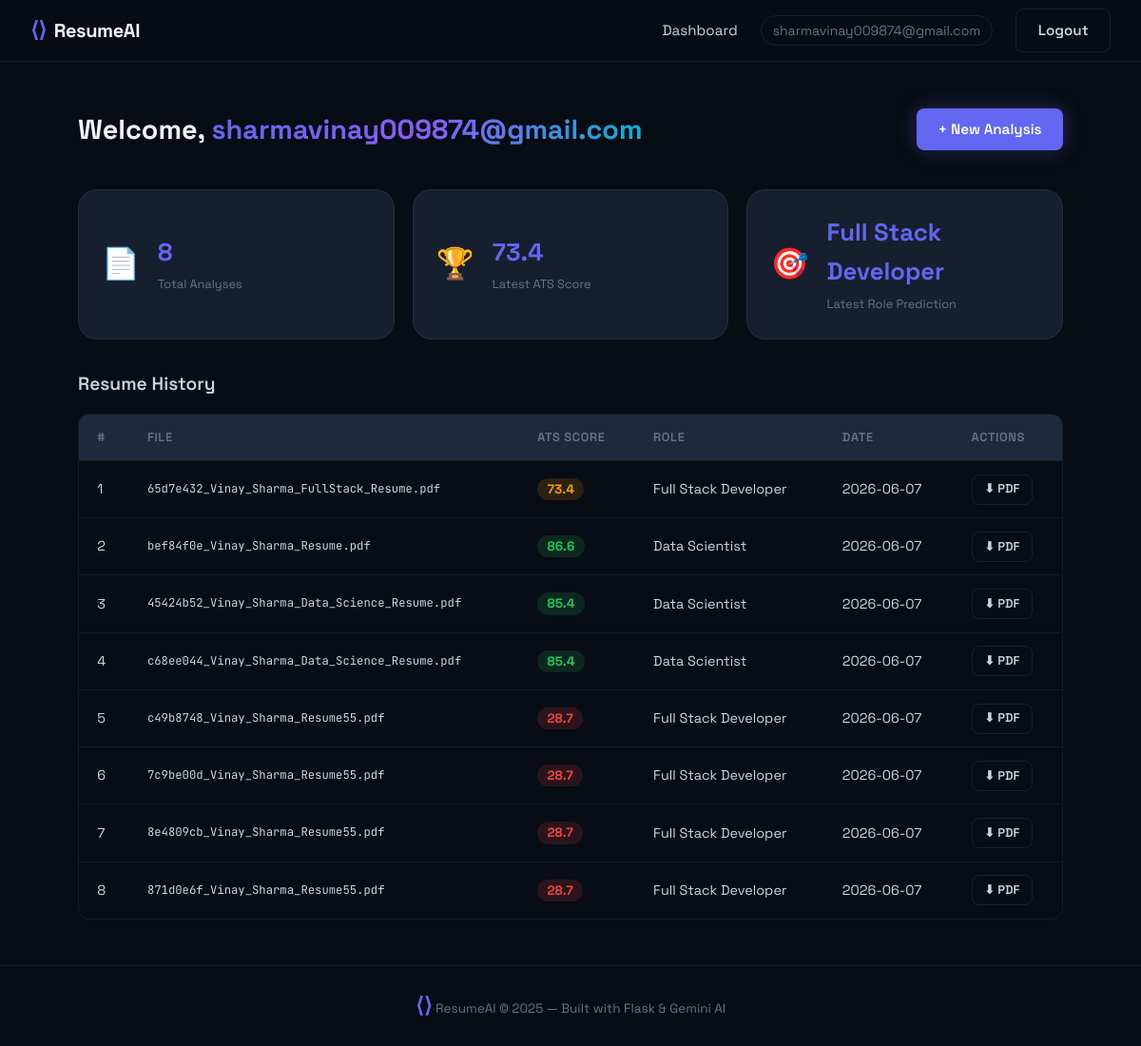
The app's page /dashboard (signed in) with its own data.
### tables this page shows
CREATE TABLE analyses (
            id            INTEGER PRIMARY KEY AUTOINCREMENT,
            user_id       INTEGER NOT NULL,
            filename      TEXT,
            ats_score     REAL,
            predicted_role TEXT,
            skills        TEXT,
            missing_skills TEXT,
            summary       TEXT,
            report_path   TEXT,
            created       TEXT DEFAULT CURRENT_TIMESTAMP,
            FOREIGN KEY (user_id) REFERENCES users(id)
        );

### app.py (the view)
@app.route("/dashboard")
@login_required
def dashboard():
    db = get_db()
    analyses = db.execute(
        "SELECT * FROM analyses WHERE user_id=? ORDER BY created DESC LIMIT 10",
        (session["user_id"],)
    ).fetchall()
    db.close()
    return render_template("dashboard.html", analyses=analyses)

### app.py (called while the page is built)
def get_db():
    conn = sqlite3.connect(DB_PATH)
    conn.row_factory = sqlite3.Row
    return conn

def login_required(f):
    from functools import wraps
    @wraps(f)
    def decorated(*args, **kwargs):
        if "user_id" not in session:
            return redirect(url_for("login"))
        return f(*args, **kwargs)
    return decorated

### templates/dashboard.html (shortened to what this page needs)
{% extends "base.html" %}
{% block content %}
<section class="dashboard-section">
  <div class="dash-header">
    <h1>Welcome, <span class="gradient-text">{{ session.username }}</span></h1>
    <a href="{{ url_for('index') }}#upload" class="btn btn-primary">+ New Analysis</a>
  </div>
  {% if analyses %}
  <div class="dash-grid">
    <div class="dash-stat-card">
      <div class="dsc-icon">📄</div>
      <div class="dsc-info">
        <span class="dsc-num">{{ analyses | length }}</span>
        <span class="dsc-label">Total Analyses</span>
      </div>
    </div>
    <div class="dash-stat-card">
      <div class="dsc-icon">🏆</div>
      <div class="dsc-info">
        <span class="dsc-num">{{ analyses[0].ats_score | round(1) }}</span>
        <span class="dsc-label">Latest ATS Score</span>
      </div>
    </div>
    <div class="dash-stat-card">
      <div class="dsc-icon">🎯</div>
      <div class="dsc-info">
        <span class="dsc-num">{{ analyses[0].predicted_role }}</span>
        <span class="dsc-label">Latest Role Prediction</span>
      </div>
    </div>
  </div>
  <h2 class="section-title">Resume History</h2>
  <div class="history-table-wrap">
    <table class="history-table">
      <thead>
        <tr>
          <th>#</th><th>File</th><th>ATS Score</th><th>Role</th><th>Date</th><th>Actions</th>
        </tr>
      </thead>
      <tbody>
        {% for a in analyses %}
        <tr>
          <td>{{ loop.index }}</td>
          <td class="mono">{{ a.filename }}</td>
          <td>
            <span class="score-badge {% if a.ats_score >= 80 %}score-good{% elif a.ats_score >= 60 %}score-avg{% else %}score-low{% endif %}">
              {{ a.ats_score | round(1) }}
            </span>
          </td>
          <td>{{ a.predicted_role }}</td>
          <td>{{ a.created[:10] }}</td>
          <td>
            {% if a.report_path %}
              <a href="{{ url_for('download_report', report_name=a.report_path) }}" class="btn btn-ghost btn-sm">⬇ PDF</a>
            {% endif %}
          </td>
        </tr>
        {% endfor %}
      </tbody>
    </table>
  </div>
  {% endif %}
</section>
{% endblock %}

### templates/base.html (shortened to what this page needs)
<!DOCTYPE html>
<html lang="en">
<head>
  <link rel="stylesheet" href="{{ url_for('static', filename='css/style.css') }}"/>
</head>
<body>
<nav class="navbar">
  <div class="nav-inner">
    <a href="{{ url_for('index') }}" class="nav-logo">
      <span class="logo-icon">⟨⟩</span>
      <span>ResumeAI</span>
    </a>
    <div class="nav-links">
      {% if session.get('user_id') %}
        <a href="{{ url_for('dashboard') }}" class="nav-link">Dashboard</a>
        <span class="nav-user">{{ session.get('username') }}</span>
        <a href="{{ url_for('logout') }}" class="btn btn-ghost">Logout</a>
      {% else %}
        <a href="{{ url_for('login') }}"    class="nav-link">Login</a>
        <a href="{{ url_for('register') }}" class="btn btn-primary">Get Started</a>
      {% endif %}
    </div>
  </div>
</nav>
<main>
  {% block content %}{% endblock %}
</main>
<footer class="footer">
  <div class="footer-inner">
    <span class="logo-icon">⟨⟩</span> ResumeAI &copy; {{ 2025 }} — Built with Flask &amp; Gemini AI
  </div>
</footer>
</body>
</html>

### static/css/style.css (style rules this page uses)
:root { --bg: #080c14; --bg2: #0f172a; --bg3: #1e293b; --card: rgba(30, 41, 59, 0.7); --border: rgba(99, 102, 241, 0.18); --border-soft: rgba(255,255,255,0.06); --accent: #6366f1; --accent2: #8b5cf6; --accent3: #06b6d4; --success: #22c55e; --warning: #f59e0b; --danger: #ef4444; --text: #f1f5f9; --text2: #cbd5e1; --muted: #64748b; --radius: 12px; --radius-lg: 20px; --shadow: 0 4px 32px rgba(0,0,0,0.5); --glow: 0 0 40px rgba(99,102,241,0.15); }
*, *::before, *::after { box-sizing: border-box; margin: 0; padding: 0; }
html { scroll-behavior: smooth; }
body { font-family: 'Space Grotesk', sans-serif; background: var(--bg); color: var(--text); min-height: 100vh; line-height: 1.6; overflow-x: hidden; }
a { color: var(--accent); text-decoration: none; }
.mono { font-family: 'JetBrains Mono', monospace; font-size: .85em; }
.navbar { position: sticky; top: 0; z-index: 100; background: rgba(8,12,20,.85); backdrop-filter: blur(20px); border-bottom: 1px solid var(--border-soft); }
.nav-inner { max-width: 1200px; margin: 0 auto; padding: 0 2rem; height: 64px; display: flex; align-items: center; justify-content: space-between; }
.nav-logo { display: flex; align-items: center; gap: .5rem; font-size: 1.25rem; font-weight: 700; color: var(--text); letter-spacing: -.02em; }
.logo-icon { color: var(--accent); font-size: 1.4rem; font-weight: 700; }
.nav-links { display: flex; align-items: center; gap: 1.5rem; }
.nav-link { color: var(--text2); font-size: .95rem; transition: color .2s; }
.nav-user { color: var(--muted); font-size: .875rem; padding: .25rem .75rem; border: 1px solid var(--border); border-radius: 99px; }
.btn { display: inline-flex; align-items: center; gap: .4rem; padding: .6rem 1.4rem; border-radius: 8px; font-family: inherit; font-size: .95rem; font-weight: 600; cursor: pointer; border: none; transition: all .2s; text-decoration: none; }
.btn-primary { background: var(--accent); color: #fff; box-shadow: 0 0 20px rgba(99,102,241,.35); }
.btn-ghost { background: transparent; color: var(--text2); border: 1px solid var(--border); }
.btn-sm { padding: .3rem .8rem; font-size: .8rem; }
.gradient-text { background: linear-gradient(135deg, var(--accent), var(--accent2), var(--accent3)); -webkit-background-clip: text; -webkit-text-fill-color: transparent; background-clip: text; }
.dashboard-section { max-width: 1100px; margin: 0 auto; padding: 3rem 2rem; }
.dash-header { display: flex; align-items: center; justify-content: space-between; margin-bottom: 2.5rem; flex-wrap: wrap; gap: 1rem; }
.dash-header h1 { font-size: 1.8rem; font-weight: 700; }
.section-title { font-size: 1.2rem; font-weight: 600; margin: 2rem 0 1rem; color: var(--text2); }
.dash-grid { display: grid; grid-template-columns: repeat(auto-fit, minmax(220px, 1fr)); gap: 1.2rem; margin-bottom: 2rem; }
.dash-stat-card { background: var(--card); border: 1px solid var(--border-soft); border-radius: var(--radius-lg); padding: 1.5rem; display: flex; align-items: center; gap: 1.2rem; transition: border-color .3s; }
.dsc-icon { font-size: 2rem; }
.dsc-num { display: block; font-size: 1.6rem; font-weight: 700; color: var(--accent); }
.dsc-label { font-size: .8rem; color: var(--muted); }
.history-table-wrap { overflow-x: auto; border-radius: var(--radius); border: 1px solid var(--border-soft); }
.history-table { width: 100%; border-collapse: collapse; font-size: .9rem; }
.history-table th { background: var(--bg3); color: var(--muted); font-weight: 600; font-size: .8rem; letter-spacing: .05em; text-transform: uppercase; padding: .85rem 1.2rem; text-align: left; }
.history-table td { padding: .85rem 1.2rem; border-top: 1px solid var(--border-soft); color: var(--text2); }
.score-badge { padding: .2rem .65rem; border-radius: 99px; font-weight: 700; font-size: .85rem; }
.score-good { background: rgba(34,197,94,.15); color: var(--success); }
.score-avg { background: rgba(245,158,11,.15); color: var(--warning); }
.score-low { background: rgba(239,68,68,.15); color: var(--danger); }
.footer { border-top: 1px solid var(--border-soft); padding: 1.5rem 2rem; text-align: center; color: var(--muted); font-size: .85rem; }
.footer-inner { max-width: 1200px; margin: 0 auto; }

### records on screen
analyses: ats_score "73.4", predicted_role "Full Stack Developer", filename "65d7e432_Vinay_Sharma_FullStack_Resume.pdf", created "2026-06-07"
analyses: filename "bef84f0e_Vinay_Sharma_Resume.pdf", ats_score "86.6", predicted_role "Data Scientist", created "2026-06-07"
analyses: filename "45424b52_Vinay_Sharma_Data_Science_Resume.pdf", ats_score "85.4", predicted_role "Data Scientist", created "2026-06-07"
analyses: filename "c68ee044_Vinay_Sharma_Data_Science_Resume.pdf", ats_score "85.4", predicted_role "Data Scientist", created "2026-06-07"
analyses: filename "c49b8748_Vinay_Sharma_Resume55.pdf", ats_score "28.7", predicted_role "Full Stack Developer", created "2026-06-07"
analyses: filename "7c9be00d_Vinay_Sharma_Resume55.pdf", ats_score "28.7", predicted_role "Full Stack Developer", created "2026-06-07"
analyses: filename "8e4809cb_Vinay_Sharma_Resume55.pdf", ats_score "28.7", predicted_role "Full Stack Developer", created "2026-06-07"
analyses: filename "871d0e6f_Vinay_Sharma_Resume55.pdf", ats_score "28.7", predicted_role "Full Stack Developer", created "2026-06-07"

### other values on screen
{{ session.get('username') }} "sharmavinay009874@gmail.com"
{{ session.username }} "sharmavinay009874@gmail.com"
{{ analyses | length }} "8"
{{ 2025 }} "2025"
